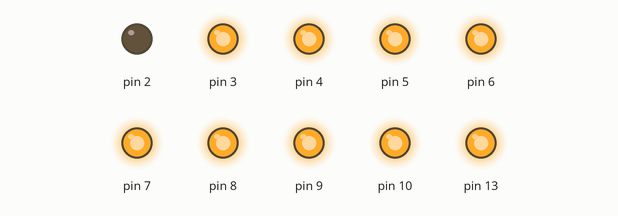
This sketch was run on a simulated Arduino Uno, built with avr-gcc and run on an emulated ATmega328P. Parts: output pins drawn as LEDs (lit = HIGH).

Above: at 0.05 s.
At 0.45 s:
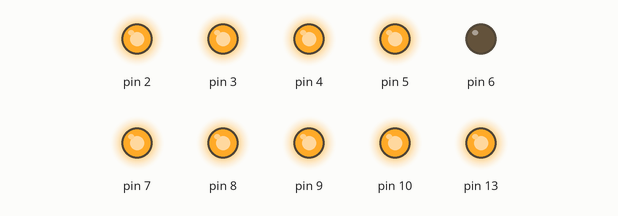
At 0.75 s:
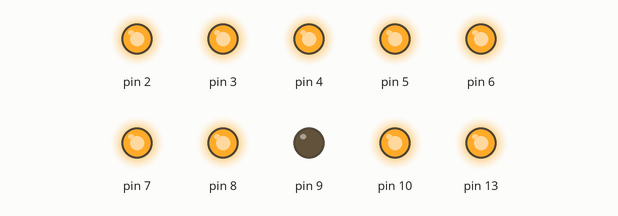
At 1.46 s:
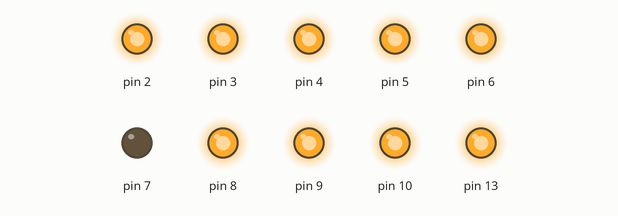
At 2.17 s:
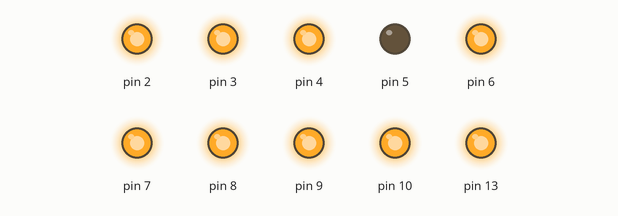
At 2.88 s:
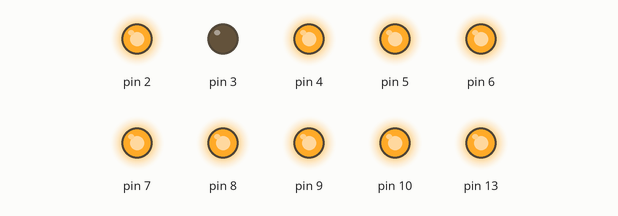
Timing chart, 0 to 3.2 s (numbered marks = the images above):
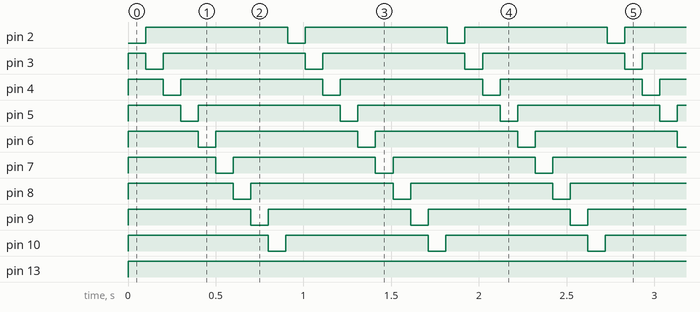

Measured:
- by itself, pin 2, pin 9, pin 10: alternates HIGH for 0.81 s and LOW for 0.10 s
- by itself, pin 3–8: repeats every 0.91 s: LOW 0.10 s, HIGH 0.81 s
- by itself, pin 13: LOW → HIGH at 0.00 s

The sketch:

led_circle.ino
```cpp
void setup()
{
 pinMode(2,OUTPUT);
 pinMode(3,OUTPUT) ;
 pinMode(4,OUTPUT);
  pinMode(5,OUTPUT);
   pinMode(6,OUTPUT);
   pinMode(7,OUTPUT);
  pinMode(8,OUTPUT);
   pinMode(9,OUTPUT);
  pinMode(10,OUTPUT);
   pinMode(13,OUTPUT);
}
void loop()
{
 int i = 0 ;

 digitalWrite(13,HIGH);

 for(int i = 2; i <= 10 ; i ++ )
 {
   digitalWrite(i, HIGH);
 }

for(int i = 2 ; i <= 10 ; i ++)
{
  digitalWrite(i,LOW);
  delay(100);
  digitalWrite(i,HIGH);
}


 delay(10);
}
```
